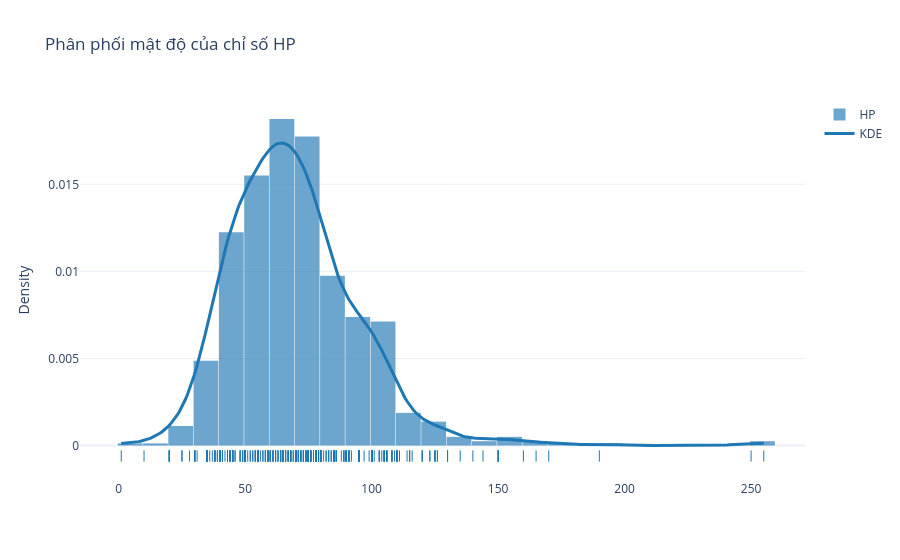

Notebook code cell kept with this figure:
### Code cell
hp_values = df["HP"].dropna().to_numpy(dtype=float)
x_hp = np.linspace(hp_values.min(), hp_values.max(), 300)
kde_hp = simple_kde(hp_values, x_hp)

fig2 = go.Figure()
fig2.add_trace(go.Histogram(
    x=hp_values,
    nbinsx=35,
    histnorm="probability density",
    name="HP",
    marker_color="#1f77b4",
    opacity=0.65
))
fig2.add_trace(go.Scatter(
    x=x_hp,
    y=kde_hp,
    mode="lines",
    name="KDE",
    line=dict(color="#1f77b4", width=3)
))
fig2.add_trace(go.Scatter(
    x=hp_values,
    y=np.full(hp_values.shape, -0.0006),
    mode="markers",
    name="Rug",
    marker=dict(symbol="line-ns-open", color="#1f77b4", size=8),
    hoverinfo="skip",
    showlegend=False
))
fig2.update_layout(
    title="Phân phối mật độ của chỉ số HP",
    template="plotly_white",
    yaxis_title="Density",
    bargap=0.02
)
fig2.show()

### Figure 1 — Plotly figure (JSON) as saved in the notebook; plotly's stock layout.template omitted (floating-point values rounded to 4 significant figures; data arrays with more than 128 entries replaced by an {"elided": "..."} marker saying what was removed)
{"data": [{"histnorm": "probability density", "marker": {"color": "#1f77b4"}, "name": "HP", "nbinsx": 35, "opacity": 0.65, "type": "histogram", "x": {"elided": "800 float values"}}, {"line": {"color": "#1f77b4", "width": 3}, "mode": "lines", "name": "KDE", "type": "scatter", "x": {"elided": "300 float values"}, "y": {"elided": "300 float values"}}, {"hoverinfo": "skip", "marker": {"color": "#1f77b4", "size": 8, "symbol": "line-ns-open"}, "mode": "markers", "name": "Rug", "showlegend": false, "type": "scatter", "x": {"elided": "800 float values"}, "y": {"elided": "800 float values"}}], "layout": {"bargap": 0.02, "title": {"text": "Phân phối mật độ của chỉ số HP"}, "yaxis": {"title": {"text": "Density"}}}}
